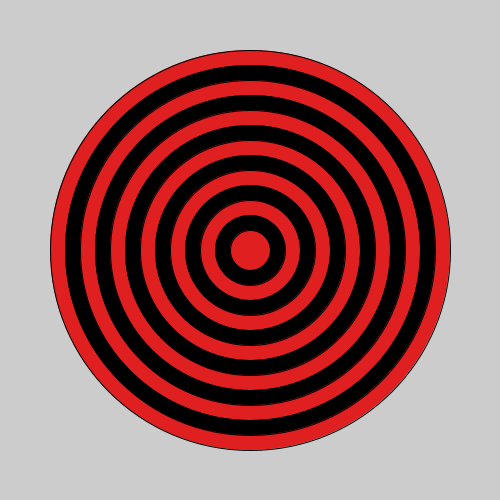
Frame 1 (no input)
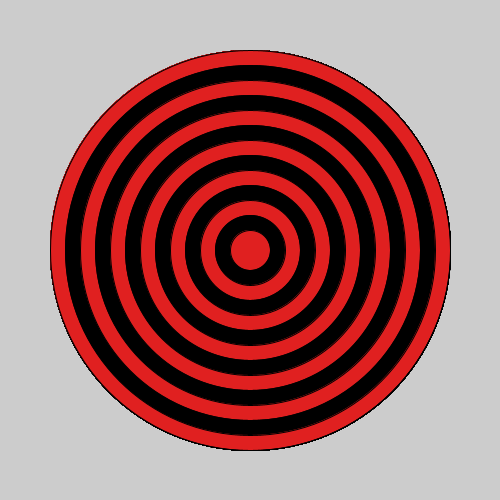
Frame 60 (the mouse pressed at the canvas centre just before this capture)
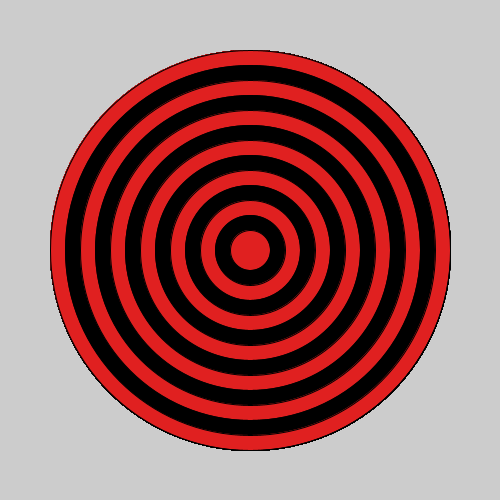
Frame 120 (the mouse held since frame 60 and released just before this capture)

The Processing sketch that drew these frames (run headless with seeded random() and noise(); from frame 60 on, the mouse is pressed at the canvas centre):

// Processing sketch: bullseye
// ── bullseye.pde

void setup() {
 size(500,500);
  // set the size of your sketch

}

void draw() {
  for(int i = 400; i>10; i-=30){
     if(i % 60 == 10 ){
      fill(0,0,0);
      
  }
    else{
    fill(#E02020);
    }
    ellipse(250,250,i,i);
  
  }
  //Starting with the largest ellipse, use a for loop to draw a bullseye with ellipses.
  
  //Use an if statement and modulo to alternate the color of your rings.
  
  
}
